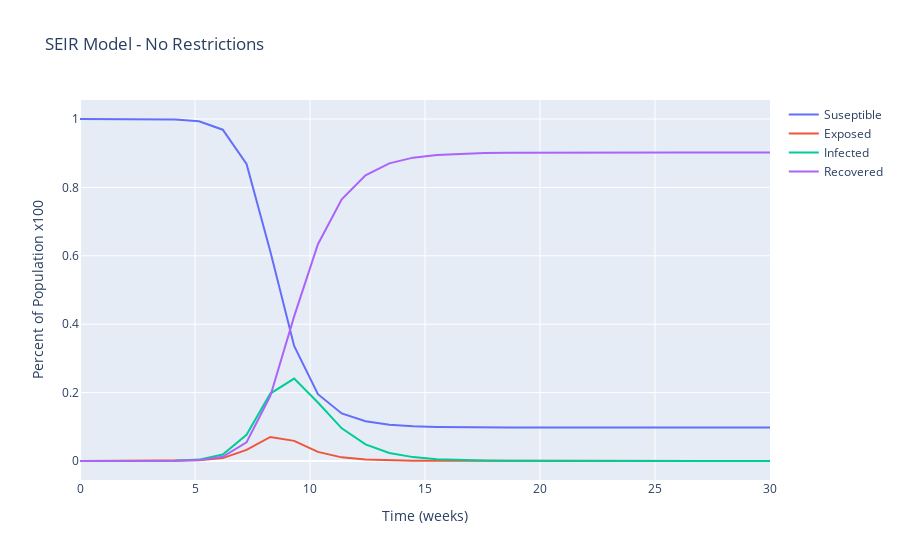

Here is the notebook cell this chart was saved with:
### Code cell
fig.add_trace(go.Scatter(x=t, y=SEIR[:,0], name='Suseptible'))
fig.add_trace(go.Scatter(x=t, y=SEIR[:,1], name='Exposed'))
fig.add_trace(go.Scatter(x=t, y=SEIR[:,2], name='Infected'))
fig.add_trace(go.Scatter(x=t, y=SEIR[:,3], name='Recovered')) 
fig.layout.update(dict(title='SEIR Model - No Restrictions',
                       xaxis=dict(title='Time (weeks)'),
                       yaxis=dict(title='Percent of Population x100')))
fig.show()
